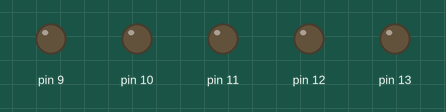
This sketch was run on a simulated Arduino Uno, built with avr-gcc and run on an emulated ATmega328P. Parts: output pins drawn as LEDs (lit = HIGH).

Above: at 0.05 s.
At 0.5 s:
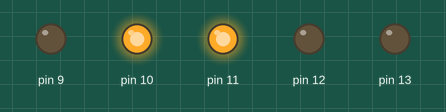
At 1.1 s:
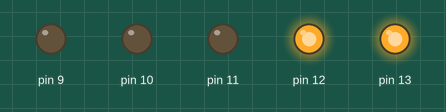
At 1.4 s:
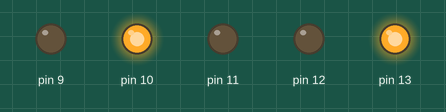
At 2.4 s:
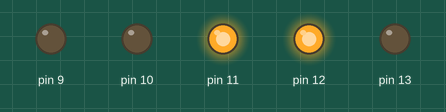
At 3.4 s:
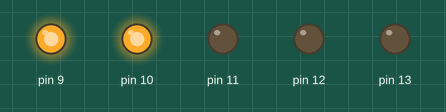
Timing chart, 0 to 3.7 s (numbered marks = the images above):
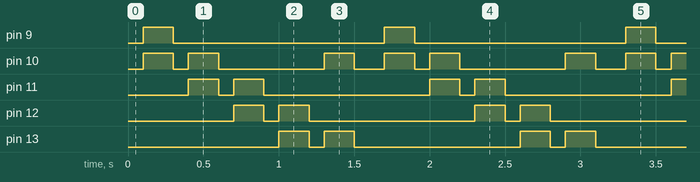

The sketch:

LED_CHASER.ino
```cpp
void setup()
{
 for (int i=9; i<=13; i++)
 {
  pinMode(i, OUTPUT);
 }
}
void loop()
{
 for (int i=9; i<=13; i++)
 {
  allLEDsOff();
  if (i!=13)
   {
    digitalWrite(i,HIGH);
    digitalWrite(i+1,HIGH);
    delay(200);
   }
   else
   {
    digitalWrite(i,HIGH);
    digitalWrite(i-3,HIGH);
    delay(200);
    allLEDsOff();
   }
 }
}

void allLEDsOff(void)
{
for (int i=9; i<=13; i++)
 {
  digitalWrite(i, LOW);
 }
delay(100);
}
```

Measured:
- by itself, pin 9: alternates HIGH for 0.20 s and LOW for 1.4 s
- by itself, pin 10: repeats every 1.6 s: LOW 0.10 s, HIGH 0.20 s, LOW 0.70 s, HIGH 0.20 s, LOW 0.20 s, HIGH 0.20 s
- by itself, pin 11–13: repeats every 1.6 s: LOW 0.10 s, HIGH 0.20 s, LOW 1.1 s, HIGH 0.20 s
